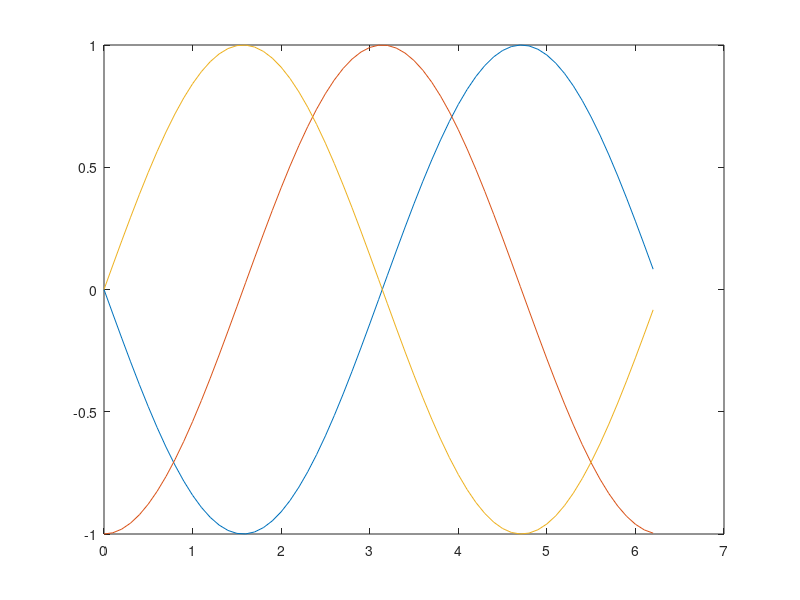

The MATLAB source for this figure:

clc;
clear all;

% d^2y/dx^2 = sin(x)

% dy/dx = z = g1(x,y,z)
% dz/dx = sin(x) = g2(x,y,z)

% analitical solution: y = -sin(x)

function result = g1(x, y, z)
    result = z;
end;

function result = g2(x, y, z)
    result = sin(x);
end;

h = 0.1;
x = 0:h:2*pi;
y = zeros(1,length(x));
z = zeros(1,length(x));

y(1) = 0;
z(1) = -1;

for i=1:length(x)-1
    k1 = h*g1(x(i),       y(i),        z(i));
    l1 = h*g2(x(i),       y(i),        z(i));

    k2 = h*g1(x(i)+(h/2), y(i)+(k1/2), z(i)+(l1/2));
    l2 = h*g2(x(i)+(h/2), y(i)+(k1/2), z(i)+(l1/2));

    k3 = h*g1(x(i)+(h/2), y(i)+(k2/2), z(i)+(l2/2));
    l3 = h*g2(x(i)+(h/2), y(i)+(k2/2), z(i)+(l2/2));

    k4 = h*g1(x(i)+h,     y(i)+k3,     z(i)+l3);
    l4 = h*g2(x(i)+h,     y(i)+k3,     z(i)+l3);

    y(i+1) = y(i) + (k1+2*k2+2*k3+k4)/6;
    z(i+1) = z(i) + (l1+2*l2+2*l3+l4)/6;
end

plot(x, y, x, z, x, sin(x));
